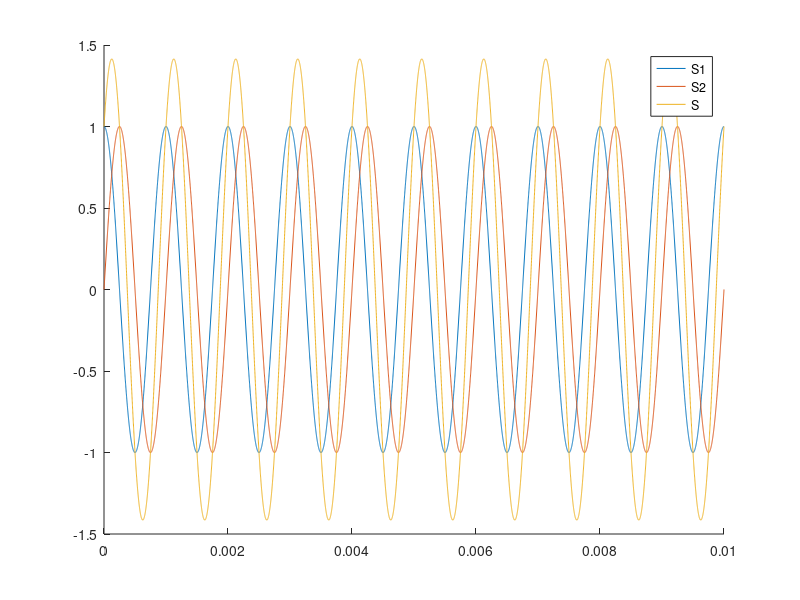

Reproduce this figure in MATLAB. (Note: this script raises an error after producing the figure.)

% Signal Processing Learning
%%%%%%%%%%%%%%%%%%%%%%%%%%%%%
close all; clear all; clc
addpath(genpath(pwd));

% Basic signal processing

%%%%%%%%%%%%%%%%%%%%%%%%
% Signal Control Panel %
%%%%%%%%%%%%%%%%%%%%%%%%

    % Signal 1
        % Signal Properties 
f_1 = 1000;                                 % Frequency
amp_1 = 1;                                  % Amplitude
phase_1 = 0;                                % Initial Phase in Degree
phase_1 = (phase_1*pi)/180;                 % radian conversion
        % Display Properties
npp_1 = 1000;                               % Number of point per period
duration_1 = 0.01;                          % Duration in [Second]
        
    % Signal 2
        % Signal Properties 
f_2 = 1000;                                 % Frequency
amp_2 = 1;                                  % Amplitude
phase_2 = 90;                               % Initial Phase
phase_2 = (phase_2*pi)/180;                 % radian conversion
        % Display Properties
npp_2 = 1000;                               % Number of point per period
duration_2 = 0.01;                          % Duration in [Second]

    % Signal 3
        % Signal Properties 
f_3 = 1000;                                 % Frequency
amp_3 = 1;                                  % Amplitude
phase_3 = 0;                                % Initial Phase
phase_3 = (phase_3*pi)/180;                 % radian conversion
        % Display Properties
npp_3 = 1000;                               % Number of point per period
duration_3 = 0.01;                          % Duration in [Second]

%%%%%%%%%%%%%%%%%%%%%%
% Connexe parameters %
%%%%%%%%%%%%%%%%%%%%%%

    % Signal 1
fs_1 = f_1*npp_1;                           % "sample frequency" equivalent
number_period_1 = duration_1 * f_1;         % number of period
npt_1 = npp_1 * duration_1 * f_1 + 1;       % total number of point

    % Signal 2
fs_2 = f_2*npp_2;                           % "sample frequency" equivalent
number_period_2 = duration_2 * f_2;         % number of period
npt_2 = npp_2 * duration_2 * f_2 + 1;       % total number of point

    % Signal 3
fs_3 = f_3*npp_3;                           % "sample frequency" equivalent
number_period_3 = duration_3 * f_3;         % number of period
npt_3 = npp_3 * duration_3 * f_3 + 1;       % total number of point

%%%%%%%%%%%%%%%%%
% Abscisse Axes %
%%%%%%%%%%%%%%%%%

x1 = linspace(0,duration_1,npt_1);

%%%%%%%%%%%%%%%%%%%%%%
% Signal Calculation %
%%%%%%%%%%%%%%%%%%%%%%

S1 = zeros(1,npt_1);
S2 = zeros(1,npt_2);
S3 = zeros(1,npt_3);
S = zeros(1,npt_1); 

for t = 1:npt_1
    S1(t) = cos(2*pi*f_1*x1(t) - phase_1);
    S2(t) = cos(2*pi*f_2*x1(t) - phase_2);
    S3(t) = cos(2*pi*f_3*x1(t) - phase_3);
    S(t) = S1(t) + S2(t);
end

%%%%%%%%%%%
% Ploting %
%%%%%%%%%%%

hold on
figure(1);
plot(x1,S1);
plot(x1,S2);
plot(x1,S);
legend('S1','S2','S');
%ylim([-2 2]);

%% Evil Wave Form Generator Test

waveform_type = 'ringing';

% Real PRN Generation
PRN_code_number = 1;        % GPS PRN Code Number also Satellite ID
PRN_vector = generateCAcode(PRN_code_number); % *See note end of section
chip_rate = 1023000;             % duration * chip rate = PRN_vector length. 1023 chips
npc = 100;                         % fs = npt/duration
duration = 0.001;               % [s]

% Short PRN-like signal
% PRN_vector = [+1 -1 +1 -1 -1 +1 -1 +1 +1 -1];
% chip_rate = 10;
% npc = 1000;
% duration = 1;

% Calculation
[signal,fs,number_chip,npt] = EvilWaveForm_Generator(waveform_type,PRN_vector,chip_rate,npc,duration );

% Display
x = linspace(0,duration,npt); % returns npt points. 
% Spacing between points = duration/(npt-1)


plot(x,signal);
ylim([-1.5 1.5]);
title_name = ['EWF ' waveform_type ' Signal' ];
title(title_name);
xlabel('Time [s]')
ylabel('Amp')

% PRN code generated by those guys
% The generateCAcode(PRN_code_number) function
% SoftGNSS v3.0
% 
% Copyright (C) Darius Plausinaitis
% Written by Darius Plausinaitis
% Based on Dennis M. Akos, Peter Rinder and Nicolaj Bertelsen

%% Evil Wave Form display facility
%
hold on
figure(1);
plot(x,short_signal,'LineWidth',2,'Color','k','Marker','*');
plot(x,short_signal_shifted,'LineWidth',2,'Color','b');
title('0.5chip-shift Early PRN Replica')
xlabel('Time')
ylabel('Amp')
ylim([-2 2]);
legend('Reference Signal','Early Signal');


figure(2);
diff = short_signal - short_signal_shifted;
plot(x,diff);
ylim([-2.5 2.5]);



%% Fourier Serie Decomposition
% 

% 1 period is 2 chips, ~2 us
% fundamental frequency of such a square signal = chip_rate/2
% But here this is not a periodic signal at the level of the chips
% The real period is the sequence itself
% The Fourier Series decompositions (same for FT) must be applied on the entire period

x1 = linspace(0,0.001,1023001);
period_frequency = 1000; % [Hz] Actual Period of the signal, in the physical sense, is 1000 Hz, as there are 1000 sequences per second

% Fourier Serie Decomposition function call
[signal_approximation,serie_coefs] = FourierSeries(signal,6000,1000);


hold on
figure(1);
plot(x1,signal,'Color','r');
plot(x1,signal_approximation,'Color','b');
title('Evil Wave Form Ringing Effect 6MHz Bandwidth Filter')
xlabel('Time [s]')
ylabel('Amp')

legend('Reference Signal','Distorded Signal');

%% Harmonic Spectrum Visualization
% 
% Spectre d'amplitude et de phase unilateral

% An = sqrt(an^2 + bn^2) = amplitude de l'harmonique (cos + sin)
% Pn = arctan(bn/an)


Amp_spectrum = sqrt(serie_coefs(:,1).^2+serie_coefs(:,2).^2);
Phase_spectrum = atan(serie_coefs(:,2)./serie_coefs(:,1));

x = 1:48001;
subplot(2,1,1);
plot(x,Amp_spectrum);
subplot(2,1,2);
plot(x,Phase_spectrum);

%% Correlation 
% Calculation and plot
signal_x = perfect_signal;
signal_y = perfect_signal;

L = length(signal_x); 
%x_correlation = (-L+1):(L-1);
%x_correlation = -368279:368279;
% Calcul
correlation = correlator( signal_x, signal_y );

% Normalization
correlation = correlation/max(correlation);

% Plot
% plot(x_correlation,correlation);
plot(x_correlation,Corr);
title('PRN Signal Autocorrelation')
xlabel('Tau')
ylabel('Correlation Score')

%% SCB Original
% S-Curve Bias Calculation and plotting
distord_signal_filename = 'D:\Quentin_Leroy\Science_Technology\OneDrive\Documents\RapportECL\Ressources\EWF_Ringing_N12000.mat';
distord_signal = load(distord_signal_filename); % loading distorded signal
reference_signal_filename = 'D:\Quentin_Leroy\Science_Technology\OneDrive\Documents\RapportECL\Ressources\Ideal_PRN_Signal_1000npc.mat';
reference_signal = load(reference_signal_filename); % loading reference signal

% sampling frequency fs = (total number of point) / (signal duration)
% For N = 6000, 12000 and 24000 : fs = 1023001/0.001 = 1023001000
fs = 102301000;
chip_rate = 1023000; % number of chip per second

% scb function used:
% D:\Quentin_Leroy\Science_Technology\SVN_egnos_ecvf\ecvf\kpi\scb.m

[SCB, Early_Late_Spacing,~,~,~,~,~] = scb(EWF_06lag, perfect_signal, fs, chip_rate);

hold on
figure(1);
plot(Early_Late_Spacing,SCB*1e12);
title('S-Curve Bias')
xlabel('Early-Late Spacing [ps]')
ylabel('SCB [ps]')
legend('0.6 duty-cycle','Reference 100pts per chip');


%% Interrogations:
% 
% Superposition of two satellite signals
% Combination at the antenna: BPSK Sinusoid Carrier sum
% After phase to amplitude demodulation, what kind of signal do we get ? 
% How 2 PRN C/A sequence signal can superpose ?

% Reflections on the Fourier Series decomposition
% Is "2/To*integral(s(t)*cos(nwt)) on a period To" a vectorial product?
% Can it be seen as the orthogonal projection of s(t) on the unit vector cos(nwt)?
% (In a certain vectorial space?, which one?)
% Are cos(wt) and cos(2wt) orthogonal?
% That would mean there is an infinite number of dimension, as many as
% harmonics


%% Triangular curve try
%


f = 1000;                                 % Frequency
amp = 1;                                  % Amplitude
npp = 1001;                               % Number of point per period
duration = 1;                          % Duration in [Second]

x = linspace(-1.5,duration,npp);             % x axes

xmax = 0.5;                      % max abscisse


y = 0.5*(sawtooth(2*pi*x, xmax) + 1);

plot(x,y)
grid on

%% Triangle on my own
%
vector_early = [0 0 -1 1 0 0 0];
vector_late = [0 0 0 -1 0 0 0];
x = -3:1:3;

hold on
figure(1);
plot(x,vector_early, 'LineWidth',2)
%plot(x,vector_late, 'LineWidth',2)
grid on

%% Stop shitting
% Do it properly

slope_1 = 1;
slope_2 = -1;
offset = 1;

start = -2;
stop = 2;
npt = 1000;

x = linspace(start,stop,npt);

% Initialization
early_curve = zeros(1,npt);
late_curve = early_curve;


% Calculation
early_curve(125:375) = slope_1 * x(125:375) + offset+0.5; % slope 1
early_curve(376:625) = slope_2 * x(376:625) + offset-0.5; % slope 2

late_curve(325:575) = slope_1 * x(325:575) + 0.7; % slope 1
late_curve(576:825) = slope_2 * x(576:825) + 1.3; % slope 2

s_curve = early_curve - late_curve;

hold on;
figure(1);
%plot(x,early_curve,'LineWidth',2);
%plot(x,late_curve,'LineWidth',2);
plot(x,s_curve,'LineWidth',2);
grid on;
title('distorted S-Curve')
xlabel('Temporal shift [chip%]')
ylabel('Correlation score')
%legend('Early Replica','Late Replica');




